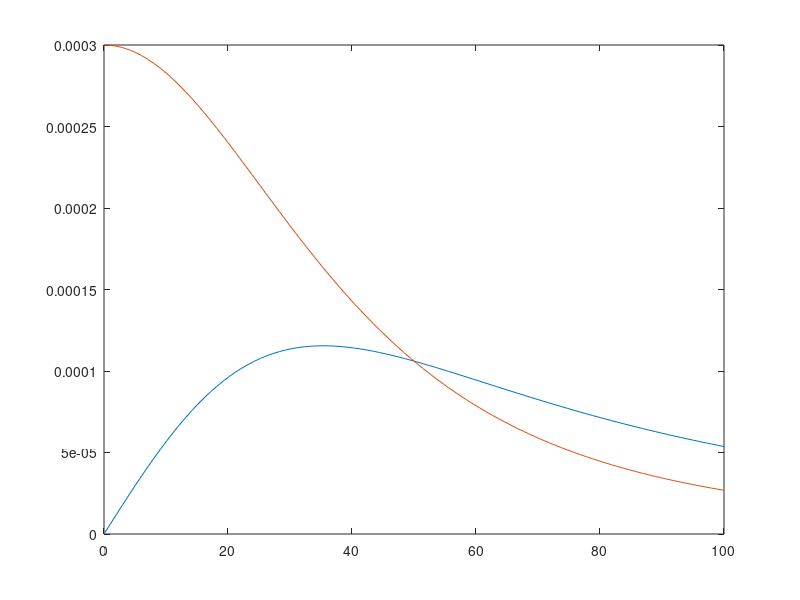

Here is the MATLAB script that generated this plot:
%   Copyright 2017, Tim Davis, The University of Aberdeen

%eq from Analytical volcano deformation sourcemodels
%Chapter 8 Michael Lisowski
close all;clear



%Depth of chamber
D=50; %depth
%Obs points
X=linspace(0,100,100);
Y=zeros(1,numel(X));

R=sqrt(D.^2+X.^2); %Distance from centre of chamber to point
Radius=1; %Radius of the magma chaber 
P=-1; %Pressure (Negative, a compressive force)
nu=0.25; %Poisson's ratio
G=1; %Shear mod

lsi=Radius^3*-P*((1-nu)/G);%leftside of eq 8.15

%Mctigue eq from the book, doesn't work correctly
%lsi=lsi*(1+((Radius/D)^3))*(((1+nu)/(2*(-7+5*nu)))+((15*(D^2)*(-2+nu))./(4*(R.^2)*(-7+5*nu))));

u=(X./(R.^3)).*lsi;
v=(Y./(R.^3)).*lsi;
w=(D./(R.^3)).*lsi;

plot(X,u)
hold on
plot(X,w)

%not truly analyical but its a nice approximation, check paul segalls book
%for the derivationa and why its an approx
